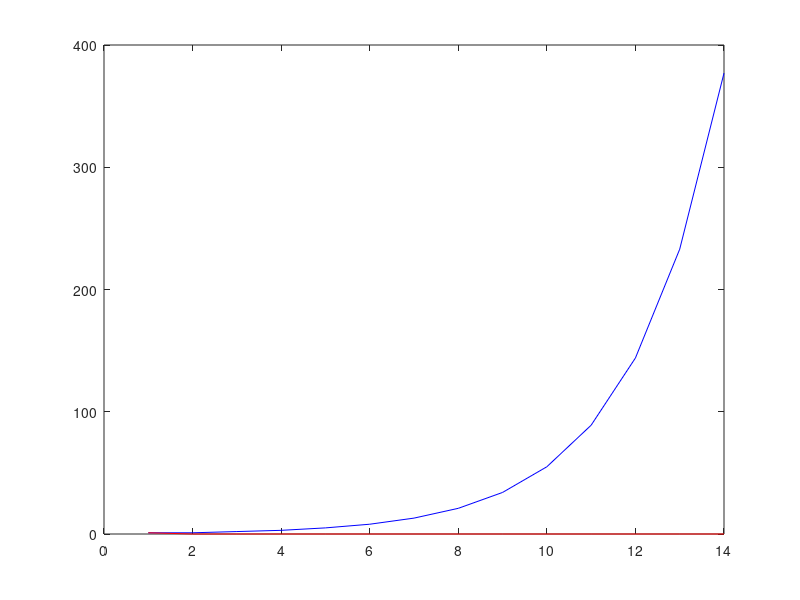

Recreate this plot in MATLAB.
%y[n] = .97 * y[n-1] + x[n];
%y[n] = y[n-1] + y[n-2] + x[n];


xCofficinet = [1 0];
yCofficinet = [1 -1 -1];

% F[R] = (1) / (1 - .97R);

initialValue = [0 0];

inputX = linspace(0,0,14);
inputX(1:1) = 1;

Y = filter(xCofficinet,yCofficinet,inputX);

% Y = H(R) * X
% H(R) = X(R) / Y(R)

n = 1:length(Y);
plot(n,Y , "blue");
hold on;
n = 1:length(inputX);
plot(n,inputX, 'r');